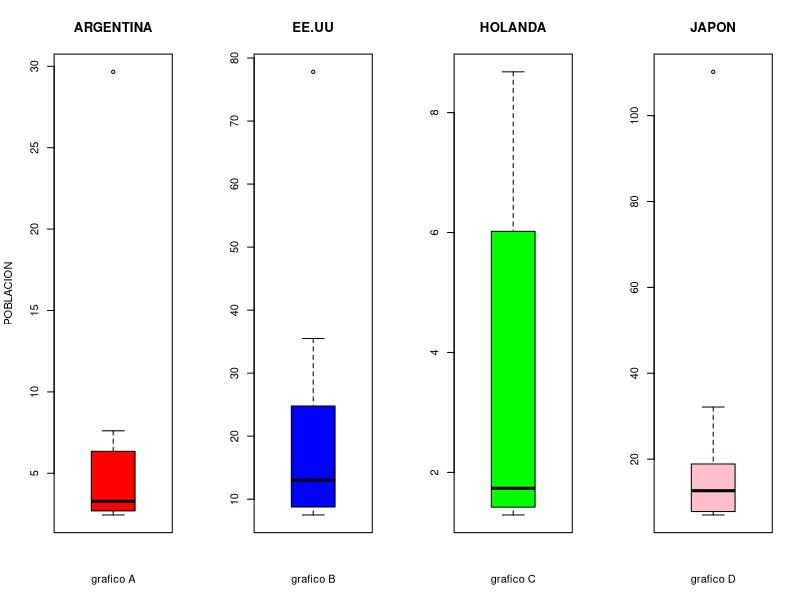

The R script that drew this image:
## ---- chunk 1



argentina<-c(29.66,7.61,6.35,4.10,3.80,2.75,2.70,2.69,2.51,2.44)
EEUU<-c(77.81,35.50,24.79,20.02,16.70,9.39,9.38,8.76,7.63,7.50)
Holanda<-c(8.68,7.31,6.02,2.64,1.75,1.72,1.51,1.42,1.31,1.29)
Japon<-c(110.21,32.14,18.88,16.38,13.37,11.92,10.71,7.80,7.70,7.00)



par(mfrow = c(1,4))

boxplot(argentina, main = 'ARGENTINA', col='red', ylab='POBLACION', xlab='grafico A')
boxplot(EEUU,main = 'EE.UU',col='blue',xlab='grafico B')
boxplot(Holanda ,main = 'HOLANDA',col='green',xlab='grafico C')
boxplot(Japon,main = 'JAPON',col='pink',xlab='grafico D')



## ---- chunk 2
p=0.02
n=180

lambda=n*p
lambda

dpois(181,3.6)

dpois(181,lambda)
## ---- chunk 3
sd=5
media=400

1-pnorm(415,media,sd)
